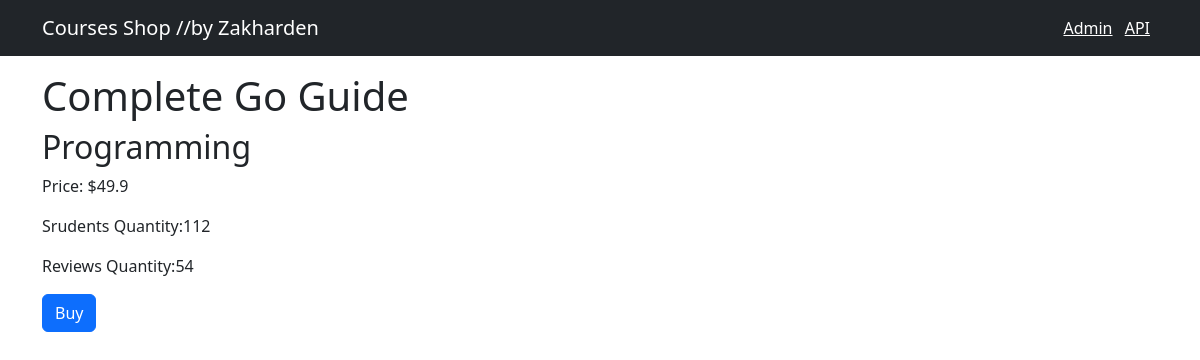
/4, run on the app's committed database.
### shop/models.py (models this page shows, shortened)
class Courses(models.Model):
    title = models.CharField(max_length=255)
    price = models.FloatField()
    students_qty = models.IntegerField()
    reviews_qty = models.IntegerField()
    category = models.ForeignKey(Categorys, on_delete=models.CASCADE) #курс будет принадлежать только одной категории #при удалении категории будет удален курс
    created_at = models.DateTimeField(default=timezone.now)

class Categorys(models.Model):
    title = models.CharField(max_length=255) #значение в виде строки
    created_at = models.DateTimeField(default=timezone.now)
    def __str__(self):
        return self.title

### shop/views.py (the view)
# urls.py: path('<int:course_id>', views.single_course, name = 'single_course')
def single_course(request, course_id):
    course = get_object_or_404(Courses, pk = course_id) #404 если не такого курса
    return render(request, "shop/single_course.html", {"course": course})

### templates/shop/single_course.html (shortened to what this page needs)
{%extends 'base.html' %}
{% block content %}
<h1 class = 'mt-3'> {{course.title}}</h1>
<h2>{{course.category}}</h2>
<p>Price: ${{course.price}}</p>
<p>Srudents Quantity:{{course.students_qty}}</p>
<p>Reviews Quantity:{{course.reviews_qty}}</p>
<buttton class="btn btn-primary">Buy</button>
{% endblock %}

### data on the page
Courses: title "Complete Go Guide", category "Programming", price "49.9", students_qty "112", reviews_qty "54"
